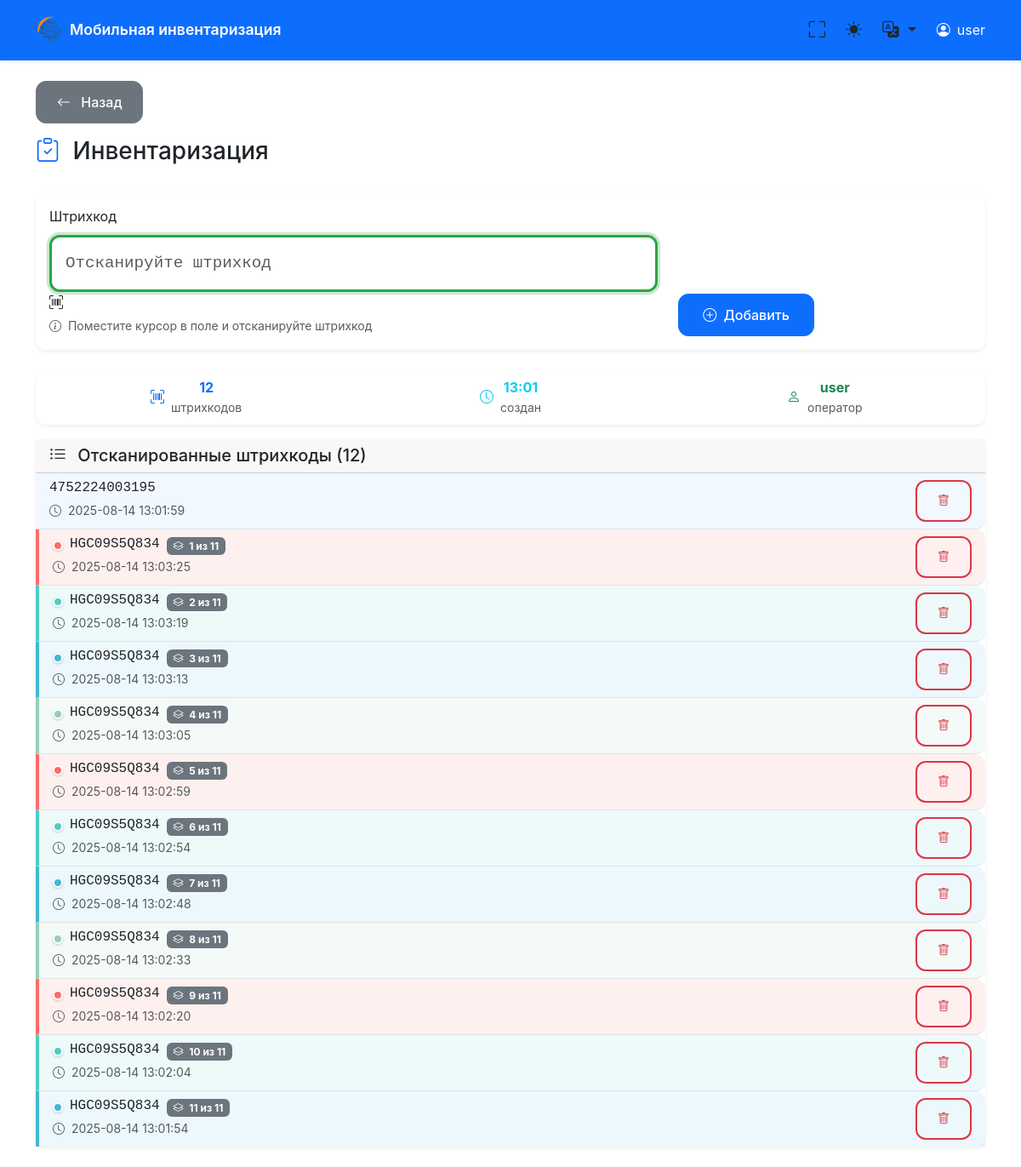
The app's page /scan/6 with its own data.
### tables this page shows
CREATE TABLE users (
            id INTEGER PRIMARY KEY AUTOINCREMENT,
            name TEXT UNIQUE NOT NULL,
            created_at TEXT NOT NULL
        );

CREATE TABLE documents (
            id INTEGER PRIMARY KEY AUTOINCREMENT,
            user_id INTEGER NOT NULL,
            doc_type TEXT NOT NULL,
            status TEXT NOT NULL DEFAULT 'active',
            created_at TEXT NOT NULL,
            closed_at TEXT, comment TEXT DEFAULT '',
            FOREIGN KEY (user_id) REFERENCES users (id)
        );

CREATE TABLE barcodes (
            id INTEGER PRIMARY KEY AUTOINCREMENT,
            document_id INTEGER NOT NULL,
            barcode TEXT NOT NULL,
            created_at TEXT NOT NULL,
            FOREIGN KEY (document_id) REFERENCES documents (id)
        );

### main.py (the view)
@app.get("/scan/{user_id}", response_class=HTMLResponse)
async def scan_page(request: Request, user_id: int):
    conn = get_db_connection()
    cursor = conn.cursor()
    cursor.execute("SELECT * FROM users WHERE id = ?", (user_id,))
    user = cursor.fetchone()
    if not user:
        conn.close()
        raise HTTPException(status_code=404, detail="Пользователь не найден")
    active_doc = get_active_document(user_id)
    if not active_doc:
        conn.close()
        return RedirectResponse(url=f"/dashboard/{user_id}", status_code=303)
    barcodes = get_document_barcodes_sorted(active_doc['id'])
    conn.close()
    current_lang = get_user_language(request)
    locale = load_locale(current_lang)
    return templates.TemplateResponse("scan.html", {
        "request": request,
        "user": dict(user),
        "document": active_doc,
        "barcodes": barcodes,
        "locale": locale,
        "current_lang": current_lang
    })

### templates/scan.html (shortened to what this page needs)
{% extends "base.html" %}
{% block content %}
<div class="row mb-3">
    <div class="col-12">
        <div class="d-flex justify-content-start">
            <a href="/dashboard/{{ user.id }}" class="btn btn-back">
                <i class="bi bi-arrow-left me-2"></i>
                Назад
            </a>
        </div>
    </div>
</div>
<div class="row">
    <div class="col-12">
        <div class="d-flex justify-content-between align-items-center mb-4">
            <h1 class="h3">
                {% if document.doc_type == 'Инвентаризация' %}
                    <i class="bi bi-clipboard-check text-primary me-2"></i>
                {% elif document.doc_type == 'Приход' %}
                    <i class="bi bi-box-arrow-in-down text-success me-2"></i>
                {% else %}
                    <i class="bi bi-box-arrow-up text-danger me-2"></i>
                {% endif %}
                {{ document.doc_type }}
            </h1>
        </div>
    </div>
</div>
<div class="row mb-4">
    <div class="col-12">
        <div class="card border-primary">
            <div class="card-body">
                <form method="post" action="/add_barcode/{{ user.id }}" id="scanForm">
                    <div class="row align-items-end">
                        <div class="col-md-8">
                            <label for="barcode" class="form-label">Штрихкод</label>
                            <div class="position-relative">
                                <input type="text"
                                       class="form-control scanner-input"
                                       id="barcode"
                                       name="barcode"
                                       placeholder="Отсканируйте штрихкод"
                                       required
                                       lang="en"
                                       inputmode="text"
                                       autocomplete="off"
                                       spellcheck="false"
                                       data-keyboard-layout="en">
                                <div id="input-mode-indicator" class="input-mode-indicator input-mode-scanner">
                                    <i class="bi bi-upc-scan"></i>
                                </div>
                            </div>
                            <div class="form-text">
                                <i class="bi bi-info-circle me-1"></i>
                                Поместите курсор в поле и отсканируйте штрихкод
                            </div>
                        </div>
                        <div class="col-md-2">
                            <button type="submit" class="btn btn-primary w-100">
                                <i class="bi bi-plus-circle me-1"></i>
                                Добавить
                            </button>
                        </div>
                    </div>
                </form>
            </div>
        </div>
    </div>
</div>
<div class="row mb-3">
    <div class="col-12">
        <div class="card">
            <div class="card-body py-2">
                <div class="row text-center">
                    <div class="col-4">
                        <div class="d-flex align-items-center justify-content-center">
                            <i class="bi bi-upc-scan text-primary me-2"></i>
                            <div>
                                <strong class="text-primary pulse">{{ barcodes|length }}</strong>
                                <small class="text-muted d-block">штрихкодов</small>
                            </div>
                        </div>
                    </div>
                    <div class="col-4">
                        <div class="d-flex align-items-center justify-content-center">
                            <i class="bi bi-clock text-info me-2"></i>
                            <div>
                                <strong class="text-info">{{ document.created_at[11:16] }}</strong>
                                <small class="text-muted d-block">создан</small>
                            </div>
                        </div>
                    </div>
                    <div class="col-4">
                        <div class="d-flex align-items-center justify-content-center">
                            <i class="bi bi-person text-success me-2"></i>
                            <div>
                                <strong class="text-success">{{ user.name.split()[0] if ' ' in user.name else user.name }}</strong>
                                <small class="text-muted d-block">оператор</small>
                            </div>
                        </div>
                    </div>
                </div>
            </div>
        </div>
    </div>
</div>
{% if barcodes %}
<div class="row mb-4">
    <div class="col-12">
        <div class="card">
            <div class="card-header">
                <h5 class="mb-0">
                    <i class="bi bi-list-ul me-2"></i>
                    Отсканированные штрихкоды ({{ barcodes|length }})
                </h5>
            </div>
            <div class="card-body p-0">
                <div class="list-group list-group-flush">
                    {% for barcode in barcodes %}
                    <div class="list-group-item barcode-item d-flex justify-content-between align-items-center
                                {% if barcode.is_duplicate %}
                                    barcode-duplicate-{{ barcode.color_index }} duplicate
                                {% endif %}">
                        <div class="flex-grow-1">
                            <div class="d-flex align-items-center">
                                {% if barcode.is_duplicate %}
                                    <span class="color-indicator color-indicator-{{ barcode.color_index }}"></span>
                                {% endif %}
                                <h6 class="mb-1 font-monospace me-2">{{ barcode.barcode }}</h6>
                                {% if barcode.is_duplicate %}
                                    <span class="badge bg-secondary text-white">
                                        <i class="bi bi-layers me-1"></i>
                                        {{ barcode.sequence_number }} из {{ barcode.total_count }}
                                    </span>
                                {% endif %}
                            </div>
                            <small class="text-muted">
                                <i class="bi bi-clock me-1"></i>
                                {{ barcode.created_at[:19].replace('T', ' ') }}
                            </small>
                        </div>
                        <div class="d-flex gap-1">
                            <form method="post" action="/delete_barcode/{{ user.id }}" class="d-inline">
                                <button type="submit" class="btn btn-outline-danger btn-sm"
                                        onclick="return confirm('Удалить этот штрихкод?')"
                                        title="Удалить штрихкод">
                                    <i class="bi bi-trash"></i>
                                </button>
                            </form>
                        </div>
                    </div>
                    {% endfor %}
                </div>
            </div>
        </div>
    </div>
</div>
{% endif %}
{% endblock %}

### templates/base.html (shortened to what this page needs)
<!DOCTYPE html>
<html lang="ru" data-bs-theme="light">
<head>
    <link href="https://cdn.jsdelivr.net/npm/bootstrap@5.3.2/dist/css/bootstrap.min.css" rel="stylesheet">
    <link href="https://cdn.jsdelivr.net/npm/bootstrap-icons@1.11.0/font/bootstrap-icons.css" rel="stylesheet">
</head>
<body>
    <nav class="navbar navbar-expand-lg navbar-dark bg-primary">
        <div class="container">
            <div class="d-flex align-items-center">
                <img src="/logo" alt="Логотип" class="logo-svg"
                     style="width: 32px; height: 32px; margin-right: 0.5rem; object-fit: contain;">
                <a class="navbar-brand" href="/">
                    {{ locale.get('app_name', 'Мобильная инвентаризация') }}
                </a>
            </div>
            <div class="d-flex align-items-center">
                <button class="theme-toggle me-2" onclick="toggleFullscreen()" title="Полноэкранный режим">
                    <i class="bi bi-fullscreen" id="fullscreen-icon"></i>
                </button>
                <button class="theme-toggle me-2" onclick="toggleTheme()" title="Переключить тему">
                    <i class="bi bi-sun-fill" id="theme-icon"></i>
                </button>
                <div class="dropdown me-3">
                    <button class="theme-toggle dropdown-toggle" type="button" data-bs-toggle="dropdown" title="Язык">
                        <i class="bi bi-translate"></i>
                    </button>
                </div>
                {% if user %}
                <div class="d-flex align-items-center text-white">
                    <i class="bi bi-person-circle me-2"></i>
                    <span class="d-none d-md-inline">{{ user.name }}</span>
                </div>
                {% endif %}
            </div>
        </div>
    </nav>
    <main class="container mt-4 fade-in">
        {% block content %}{% endblock %}
    </main>
</body>
</html>

### templates/scan.html (style rules this page uses)
.barcode-duplicate-0 { border-left: 4px solid #ff6b6b !important; background-color: rgba(255, 107, 107, 0.1) !important; }
.barcode-duplicate-1 { border-left: 4px solid #4ecdc4 !important; background-color: rgba(78, 205, 196, 0.1) !important; }
.barcode-duplicate-2 { border-left: 4px solid #45b7d1 !important; background-color: rgba(69, 183, 209, 0.1) !important; }
.barcode-duplicate-3 { border-left: 4px solid #96ceb4 !important; background-color: rgba(150, 206, 180, 0.1) !important; }
.barcode-item.duplicate { position: relative; }
.barcode-item.duplicate::before { content: ''; position: absolute; left: 0; top: 0; bottom: 0; width: 4px; border-radius: 2px; }
.color-indicator { width: 12px; height: 12px; border-radius: 50%; display: inline-block; margin-right: 8px; border: 2px solid white; box-shadow: 0 1px 3px rgba(0,0,0,0.2); }
.color-indicator-0 { background-color: #ff6b6b; }
.color-indicator-1 { background-color: #4ecdc4; }
.color-indicator-2 { background-color: #45b7d1; }
.color-indicator-3 { background-color: #96ceb4; }
.scanner-input { border: 3px solid #28a745 !important; box-shadow: 0 0 0 0.2rem rgba(40, 167, 69, 0.25) !important; transition: all 0.3s ease; }
.btn-back { background-color: #6c757d; border-color: #6c757d; color: white; font-weight: 600; transition: all 0.3s ease; }
:root { --vh: 1vh; }

### templates/base.html (style rules this page uses)
:root { --primary-color: #0d6efd; --secondary-color: #6c757d; --success-color: #198754; --danger-color: #dc3545; --warning-color: #ffc107; --info-color: #0dcaf0; --light-color: #f8f9fa; --dark-color: #212529; --border-radius: 0.75rem; --box-shadow: 0 0.125rem 0.25rem rgba(0, 0, 0, 0.075); --box-shadow-lg: 0 0.5rem 1rem rgba(0, 0, 0, 0.15); }
body { font-family: -apple-system, BlinkMacSystemFont, 'Segoe UI', Roboto, 'Helvetica Neue', Arial, sans-serif; line-height: 1.6; -webkit-font-smoothing: antialiased; -moz-osx-font-smoothing: grayscale; padding-bottom: env(safe-area-inset-bottom); padding-top: env(safe-area-inset-top); }
.navbar { box-shadow: var(--box-shadow); padding: 0.75rem 0; position: sticky; top: 0; z-index: 1030; }
.navbar-brand { font-weight: 600; font-size: 1.1rem; }
.logo-svg { width: 32px; height: 32px; margin-right: 0.5rem; color: currentColor; }
.card { border: none; box-shadow: var(--box-shadow); border-radius: var(--border-radius); transition: all 0.2s ease; }
.btn { border-radius: var(--border-radius); font-weight: 500; padding: 0.75rem 1.5rem; transition: all 0.2s ease; }
.form-control, .form-select { border-radius: var(--border-radius); border: 2px solid transparent; background-color: var(--bs-body-bg); transition: all 0.2s ease; }
.scanner-input { font-size: 1.2rem; padding: 1rem; font-family: 'Courier New', monospace; }
.barcode-item { border-left: 4px solid var(--primary-color); background-color: rgba(13, 110, 253, 0.05); border-radius: 0 var(--border-radius) var(--border-radius) 0; transition: all 0.2s ease; }
.theme-toggle { border: none; background: none; color: inherit; font-size: 1.2rem; padding: 0.5rem; border-radius: 50%; transition: all 0.2s ease; }
.fade-in { animation: fadeIn 0.3s ease-in; }
.pulse { animation: pulse 2s infinite; }
.btn-outline-danger { border-width: 2px; font-weight: 600; transition: all 0.3s ease; }

### records on screen
users: name "user"
documents: doc_type "Инвентаризация", created_at "13:01"
barcodes: barcode "4752224003195", created_at "2025-08-14 13:01:59"
barcodes: barcode "HGC09S5Q834", sequence_number "1", total_count "11", created_at "2025-08-14 13:03:25"
barcodes: barcode "HGC09S5Q834", sequence_number "2", total_count "11", created_at "2025-08-14 13:03:19"
barcodes: barcode "HGC09S5Q834", sequence_number "3", total_count "11", created_at "2025-08-14 13:03:13"
barcodes: barcode "HGC09S5Q834", sequence_number "4", total_count "11", created_at "2025-08-14 13:03:05"
barcodes: barcode "HGC09S5Q834", sequence_number "5", total_count "11", created_at "2025-08-14 13:02:59"
barcodes: barcode "HGC09S5Q834", sequence_number "6", total_count "11", created_at "2025-08-14 13:02:54"
barcodes: barcode "HGC09S5Q834", sequence_number "7", total_count "11", created_at "2025-08-14 13:02:48"
barcodes: barcode "HGC09S5Q834", sequence_number "8", total_count "11", created_at "2025-08-14 13:02:33"
barcodes: barcode "HGC09S5Q834", sequence_number "9", total_count "11", created_at "2025-08-14 13:02:20"
barcodes: barcode "HGC09S5Q834", sequence_number "10", total_count "11", created_at "2025-08-14 13:02:04"
barcodes: barcode "HGC09S5Q834", sequence_number "11", total_count "11", created_at "2025-08-14 13:01:54"

### other values on screen
{{ locale.get('app_name', 'Мобильная инвентаризация') }} "Мобильная инвентаризация"
{{ barcodes|length }} "12"
